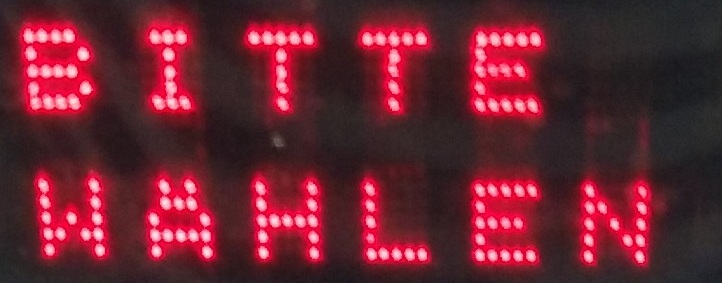
#> input picture import/cellphone/p1.jpg, 722 x 283 px, found by its file name
$ python image-test.py
#> lines starting #> are read from the running program, lines starting #| are printed output that depends on the picture; after the words box and inside, x2 and y2 are one past the last pixel; in counts of white or black regions, pixels touching at a corner belong together
# -*- coding: utf-8 -*-
"""
Created on Fri Apr 21 09:22:52 2017

@author: Saleh Firoozabadi
"""

import numpy as np
from matplotlib import pyplot as plt
#from imutils.perspective import four_point_transform
#from imutils import contours
#import imutils
import cv2
from PIL import Image, ImageFilter
import PIL.ImageOps
import glob, os


#image importing and resizing

img = cv2.imread ('import\cellphone\p1.jpg')
#> img is the input picture: shape (283, 722, 3); mean B, G, R 49.2, 36.6, 103.7

#def imageprocessing (img):
size =1000,500
imgresized = cv2.resize(img,size)
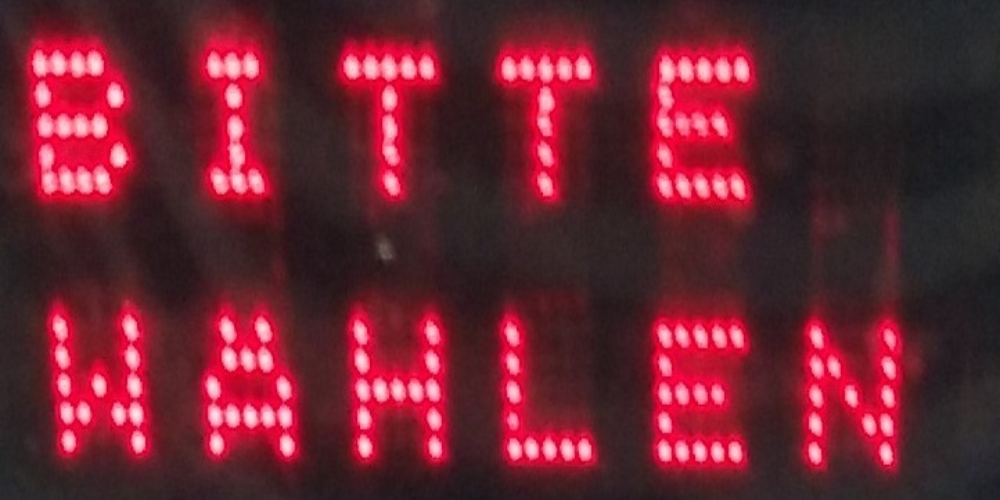
#> imgresized: shape (500, 1000, 3); mean B, G, R 49.1, 36.5, 103.6
x,y = imgresized.shape[1], imgresized.shape[0]
#> x = 1000; y = 500

#image modification

img_kernel = cv2.getStructuringElement(cv2.MORPH_ELLIPSE, (1, 5))
img_gray = cv2.cvtColor(imgresized, cv2.COLOR_BGR2GRAY)
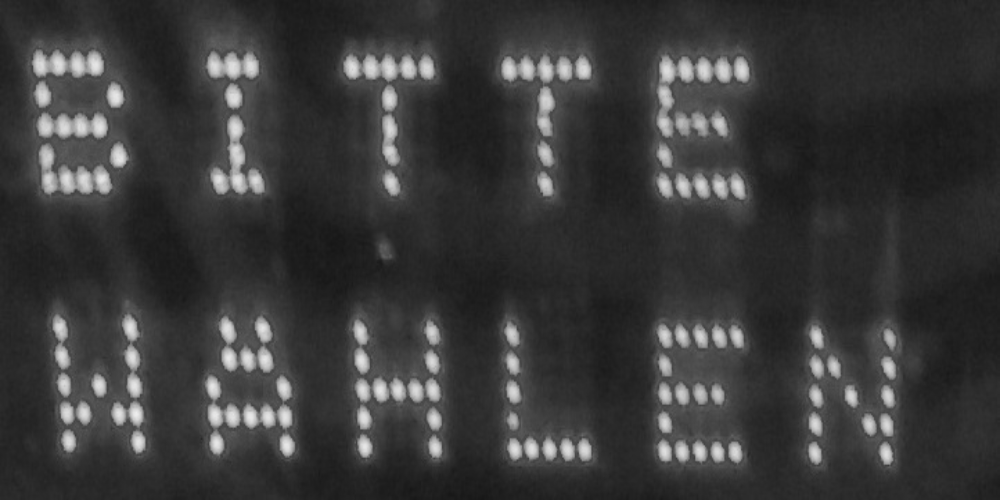
#> img_gray: shape (500, 1000); min 22, max 237, mean 58
img_blurred = cv2.GaussianBlur(img_gray, (5, 5), 0)
img_thresh = cv2.threshold(img_blurred, 0, 255,
cv2.THRESH_BINARY_INV | cv2.THRESH_OTSU)[1]
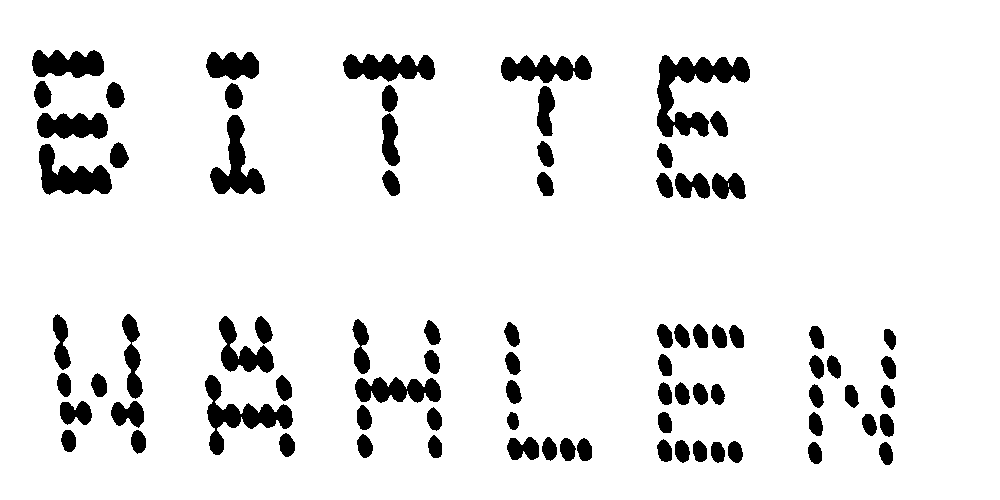
#> img_thresh: shape (500, 1000); 91.5% white; 81 black regions, largest, box (x1, y1, x2, y2) and area: (657, 55, 750, 137) 3148, (205, 375, 293, 455) 2183, (39, 144, 112, 195) 1935
img_thresh1 = cv2.morphologyEx(img_thresh, cv2.MORPH_OPEN, img_kernel)
#> img_thresh1: shape (500, 1000); 91.5% white; 67 black regions, largest, box (x1, y1, x2, y2) and area: (657, 55, 750, 137) 3153, (343, 54, 435, 166) 2832, (205, 375, 295, 457) 2799

# dilation erosion
kernel1 = np.ones((3,3),np.uint8)
kernel2 = np.ones((20,20),np.uint8)
kernel3 = np.ones((2,2),np.uint8)
dilation = cv2.dilate(img_thresh1,kernel1,iterations = 1)
#> dilation: shape (500, 1000); 93.5% white; 71 black regions, largest, box (x1, y1, x2, y2) and area: (658, 56, 749, 136) 2496, (344, 55, 434, 165) 2248, (206, 376, 292, 454) 1919
erosion = cv2.erode(dilation,kernel2,iterations = 1)
#> erosion: shape (500, 1000); 76% white; 11 black regions, largest, box (x1, y1, x2, y2) and area: (24, 42, 138, 203) 14399, (649, 47, 759, 208) 13639, (649, 316, 753, 472) 12359
saleh = cv2.dilate(erosion,kernel3,iterations = 1)
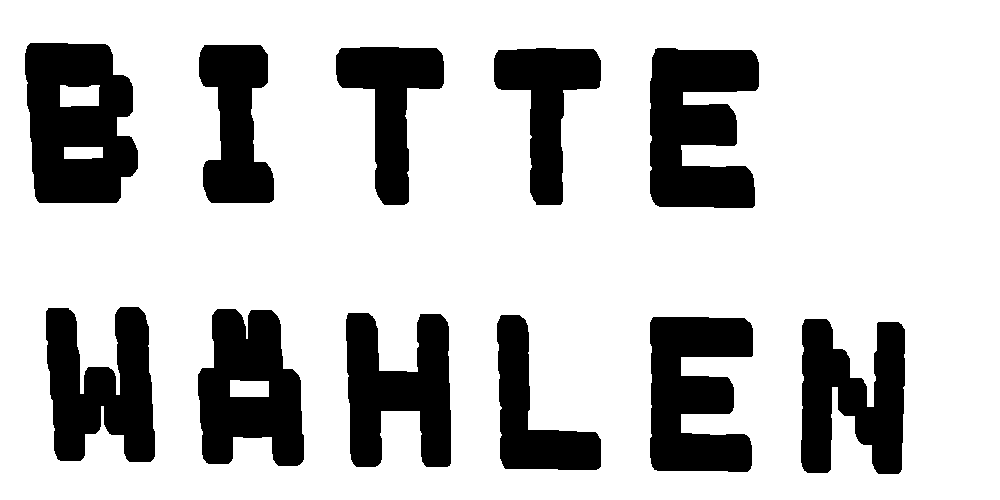
#> saleh: shape (500, 1000); 76.8% white; 11 black regions, largest, box (x1, y1, x2, y2) and area: (25, 43, 138, 203) 13995, (650, 48, 759, 208) 13233, (650, 317, 753, 472) 11970

# Cropping the image in left and up

ixx = np.argmin(saleh, axis=0) # index of first zero in columns
#> ixx = 1000 values, max 440 at index 801, min 0 at index 0, mean 81.59
ymin = np.min(ixx[np.nonzero(ixx)]) # the lowest nonzero value in ixx showing the lowest row # containing zero
#> ymin = 43

ixy = np.argmin(saleh, axis=1)
#> ixy = 500 values, max 878 at index 473, min 0 at index 0, mean 42.96
xmin = np.min(ixy[np.nonzero(ixy)])
#> xmin = 25


# Cropping the image in right and down

flipudsaleh = np.flipud(saleh)
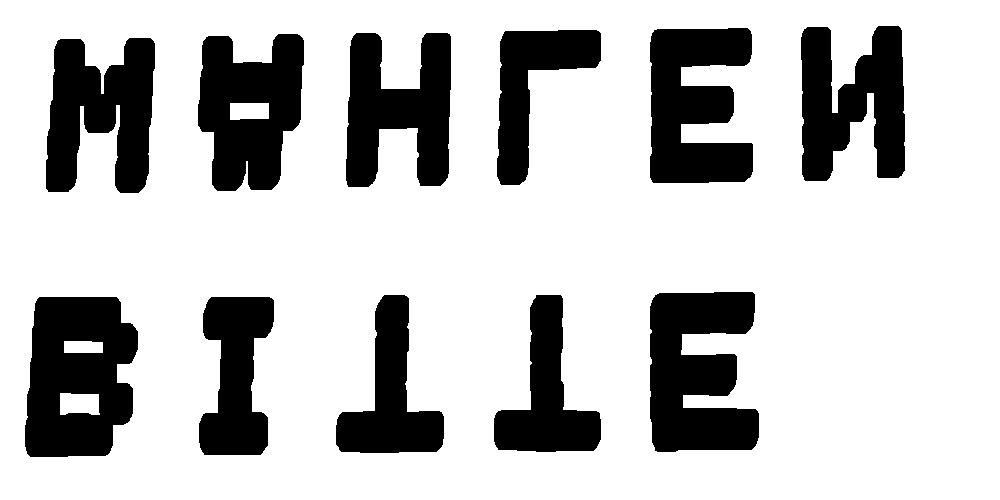
#> flipudsaleh: shape (500, 1000); 76.8% white; 11 black regions, largest, box (x1, y1, x2, y2) and area: (25, 297, 138, 457) 13995, (650, 292, 759, 452) 13233, (650, 28, 753, 183) 11970
flipsaleh = np.fliplr(flipudsaleh)
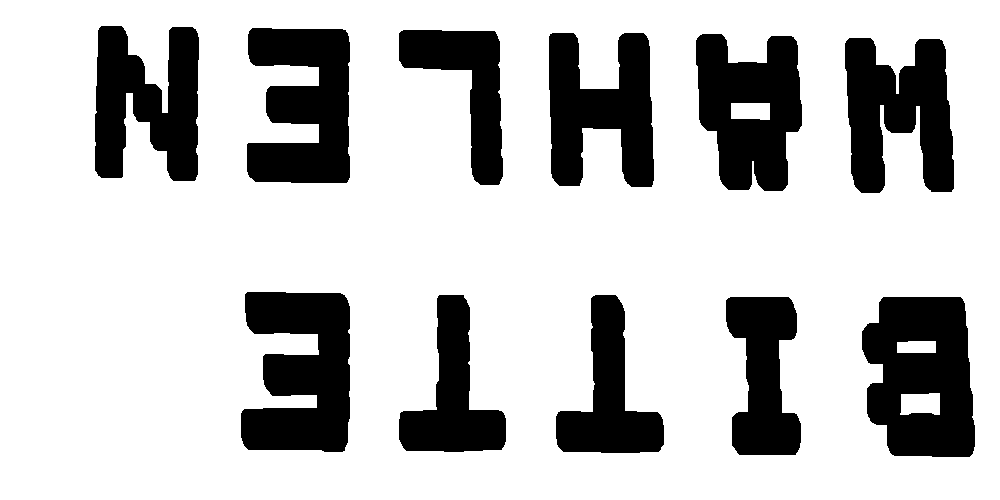
#> flipsaleh: shape (500, 1000); 76.8% white; 11 black regions, largest, box (x1, y1, x2, y2) and area: (862, 297, 975, 457) 13995, (241, 292, 350, 452) 13233, (247, 28, 350, 183) 11970

ixx2 = np.argmin(flipsaleh, axis=0)
#> ixx2 = 1000 values, max 425 at index 663, min 0 at index 0, mean 43.52
ymaxtemp = np.min(ixx2[np.nonzero(ixx2)])
#> ymaxtemp = 26
ymax = y-1-ymaxtemp
#> ymax = 473

ixy2 = np.argmin(flipsaleh, axis=1)
#> ixy2 = 500 values, max 932 at index 456, min 0 at index 0, mean 137.8
xmaxtemp = np.min(ixy2[np.nonzero(ixy2)])
#> xmaxtemp = 95
xmax = x-1-xmaxtemp
#> xmax = 904

final = saleh [ymin:ymax ,xmin:xmax]
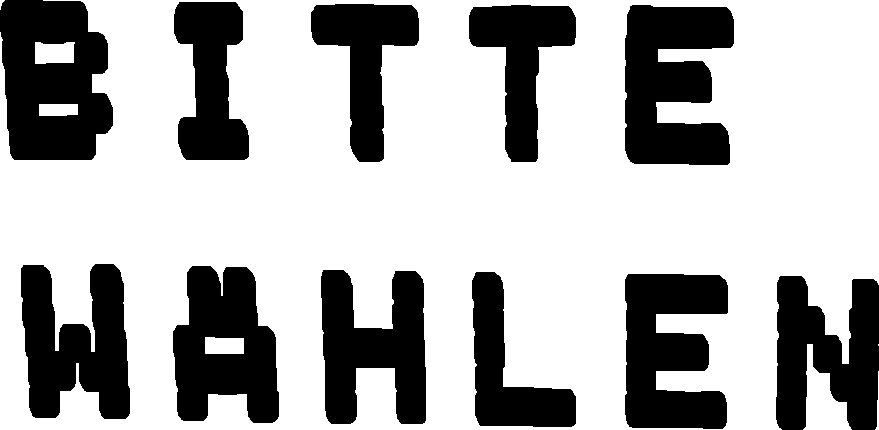
#> final: shape (430, 879); 69.3% white; 11 black regions, largest, box (x1, y1, x2, y2) and area: (0, 0, 113, 160) 13995, (625, 5, 734, 165) 13233, (625, 274, 728, 429) 11970
cv2.imwrite ('1.png', final)

$ run again, with import/cellphone/p10.jpg copied over import/cellphone/p1.jpg
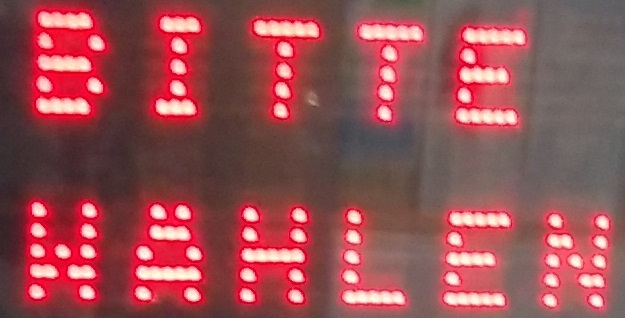
#> input picture import/cellphone/p10.jpg, 625 x 318 px, found by its file name
#> img is the input picture: shape (318, 625, 3); mean B, G, R 84, 80.1, 149.8
#> `img_thresh = cv2.threshold(img_blurred, 0, 255, cv2.THRESH_BINARY_INV ..`:
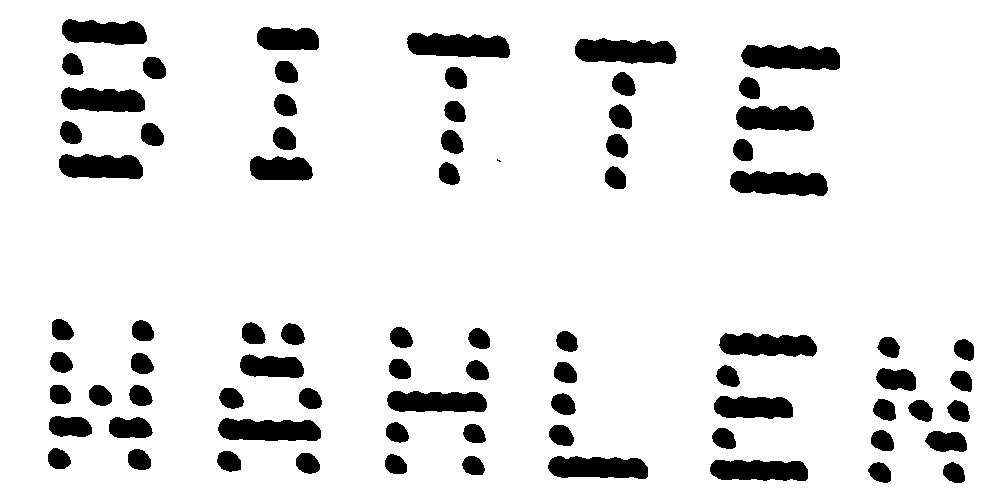
#> img_thresh: shape (500, 1000); 89.4% white; 77 black regions (1 under 20 px), largest, box (x1, y1, x2, y2) and area: (575, 38, 677, 64) 2103, (407, 33, 510, 58) 2073, (741, 45, 840, 70) 2049
#> img_thresh1: shape (500, 1000); 89.4% white; 77 black regions (1 under 20 px), largest, box (x1, y1, x2, y2) and area: (575, 38, 677, 64) 2103, (407, 33, 510, 58) 2074, (741, 45, 840, 70) 2049
#> dilation: shape (500, 1000); 91.2% white; 76 black regions, largest, box (x1, y1, x2, y2) and area: (576, 39, 675, 63) 1824, (408, 34, 509, 57) 1795, (742, 46, 839, 69) 1769
#> erosion: shape (500, 1000); 71.5% white; 11 black regions, largest, box (x1, y1, x2, y2) and area: (51, 11, 175, 188) 16655, (40, 311, 163, 479) 15511, (209, 315, 331, 483) 14847
#> saleh: shape (500, 1000); 72.4% white; 11 black regions, largest, box (x1, y1, x2, y2) and area: (52, 12, 175, 188) 16166, (41, 312, 163, 479) 15021, (210, 316, 331, 483) 14422
#> ixx = 1000 values, max 462 at index 861, min 0 at index 0, mean 103
#> ymin = 12
#> ixy = 500 values, max 876 at index 491, min 0 at index 0, mean 68.19
#> xmin = 41
#> flipudsaleh: shape (500, 1000); 72.4% white; 11 black regions, largest, box (x1, y1, x2, y2) and area: (52, 312, 175, 488) 16166, (41, 21, 163, 188) 15021, (210, 17, 331, 184) 14422
#> flipsaleh: shape (500, 1000); 72.4% white; 11 black regions, largest, box (x1, y1, x2, y2) and area: (825, 312, 948, 488) 16166, (837, 21, 959, 188) 15021, (669, 17, 790, 184) 14422
#> ixx2 = 1000 values, max 436 at index 481, min 0 at index 0, mean 53.48
#> ymaxtemp = 8
#> ymax = 491
#> ixy2 = 500 values, max 929 at index 187, min 0 at index 0, mean 121
#> xmaxtemp = 17
#> xmax = 982
#> `final = saleh [ymin:ymax ,xmin:xmax]`:
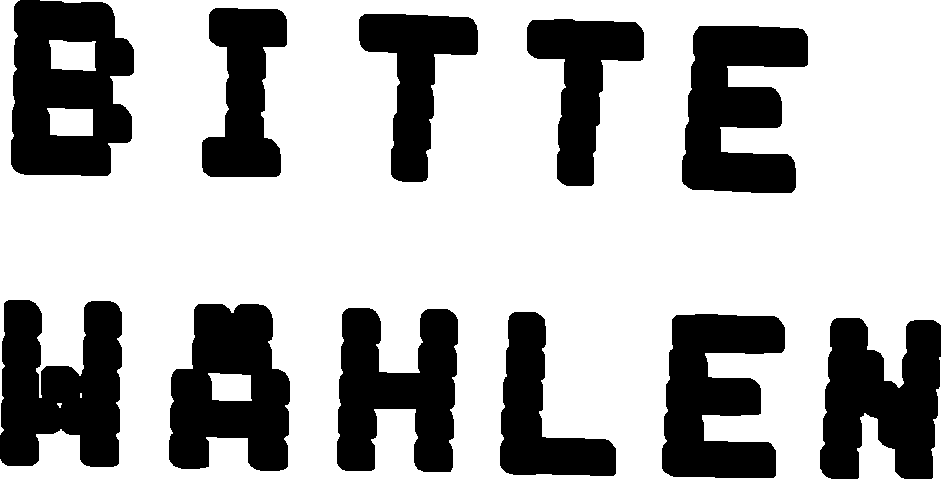
#> final: shape (479, 941); 69.4% white; 11 black regions, largest, box (x1, y1, x2, y2) and area: (11, 0, 134, 176) 16166, (0, 300, 122, 467) 15021, (169, 304, 290, 471) 14422

$ run again, with import/cellphone/p11.jpg copied over import/cellphone/p1.jpg
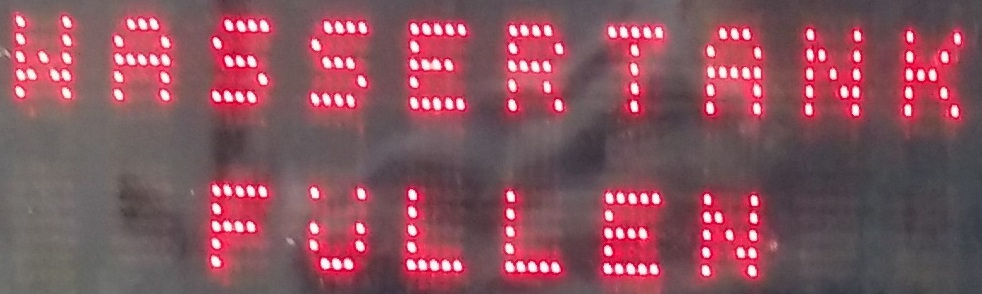
#> input picture import/cellphone/p11.jpg, 982 x 294 px, found by its file name
#> img is the input picture: shape (294, 982, 3); mean B, G, R 93.4, 83.3, 134.5
#> `img_thresh = cv2.threshold(img_blurred, 0, 255, cv2.THRESH_BINARY_INV ..`:
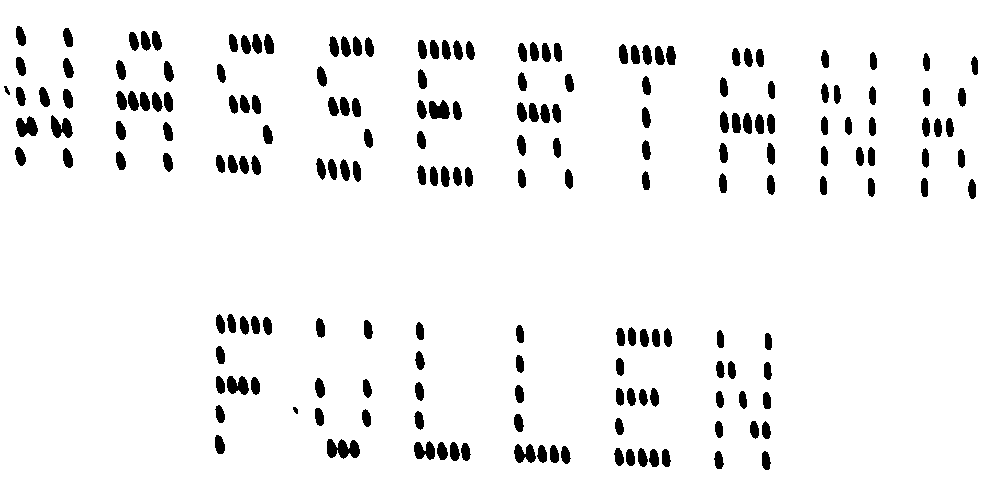
#> img_thresh: shape (500, 1000); 94.7% white; 192 black regions, largest, box (x1, y1, x2, y2) and area: (327, 439, 360, 459) 457, (51, 115, 73, 138) 324, (16, 116, 38, 137) 323
#> dilation: shape (500, 1000); 96.8% white; 193 black regions (2 under 20 px), largest, box (x1, y1, x2, y2) and area: (17, 118, 37, 136) 224, (430, 102, 449, 118) 221, (52, 117, 71, 137) 205
#> erosion: shape (500, 1000); 74.7% white; 18 black regions, largest, box (x1, y1, x2, y2) and area: (0, 18, 83, 177) 9846, (812, 42, 886, 205) 9266, (707, 323, 781, 479) 9052
#> saleh: shape (500, 1000); 75.7% white; 18 black regions, largest, box (x1, y1, x2, y2) and area: (0, 19, 83, 177) 9513, (813, 43, 886, 205) 8885, (708, 324, 781, 479) 8690
#> ixx = 1000 values, max 438 at index 407, min 0 at index 83, mean 48.18
#> ymin = 19
#> ixy = 500 values, max 964 at index 207, min 0 at index 0, mean 114.2
#> xmin = 8
#> flipudsaleh: shape (500, 1000); 75.7% white; 18 black regions, largest, box (x1, y1, x2, y2) and area: (0, 323, 83, 481) 9513, (813, 295, 886, 457) 8885, (708, 21, 781, 176) 8690
#> flipsaleh: shape (500, 1000); 75.7% white; 18 black regions, largest, box (x1, y1, x2, y2) and area: (917, 323, 1000, 481) 9513, (114, 295, 187, 457) 8885, (219, 21, 292, 176) 8690
#> ixx2 = 1000 values, max 438 at index 717, min 0 at index 0, mean 126.4
#> ymaxtemp = 21
#> ymax = 478
#> ixy2 = 500 values, max 971 at index 480, min 0 at index 0, mean 127.1
#> xmaxtemp = 13
#> xmax = 986
#> `final = saleh [ymin:ymax ,xmin:xmax]`:
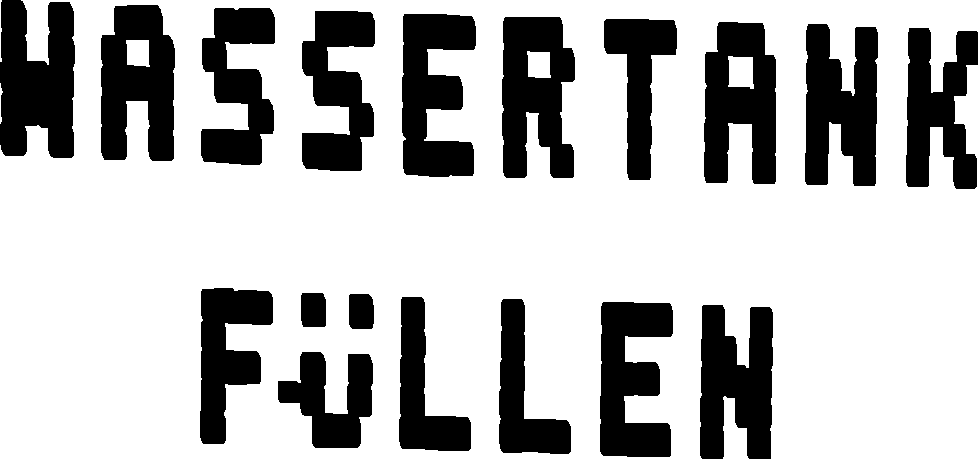
#> final: shape (459, 978); 73% white; 18 black regions, largest, box (x1, y1, x2, y2) and area: (0, 0, 75, 158) 9345, (805, 24, 878, 186) 8885, (700, 305, 773, 459) 8670

$ run again, with import/cellphone/p13.jpg copied over import/cellphone/p1.jpg
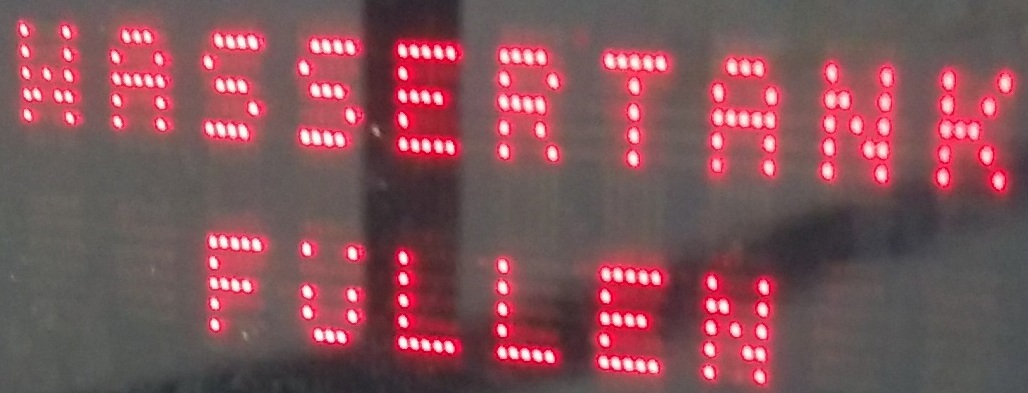
#> input picture import/cellphone/p13.jpg, 1028 x 393 px, found by its file name
#> img is the input picture: shape (393, 1028, 3); mean B, G, R 88.3, 82.6, 128.1
#> img_thresh: shape (500, 1000); 94.3% white; 134 black regions (2 under 20 px), largest, box (x1, y1, x2, y2) and area: (693, 139, 754, 163) 971, (588, 67, 649, 91) 953, (485, 119, 531, 144) 739
#> dilation: shape (500, 1000); 96.2% white; 136 black regions, largest, box (x1, y1, x2, y2) and area: (589, 69, 648, 89) 714, (694, 140, 753, 162) 707, (486, 121, 530, 143) 541
#> erosion: shape (500, 1000); 75.3% white; 18 black regions, largest, box (x1, y1, x2, y2) and area: (792, 75, 877, 240) 10423, (684, 67, 765, 232) 9631, (676, 344, 757, 496) 9294
#> saleh: shape (500, 1000); 76.3% white; 18 black regions, largest, box (x1, y1, x2, y2) and area: (793, 76, 877, 240) 10035, (685, 68, 765, 232) 9263, (677, 345, 757, 496) 8936
#> ixx = 1000 values, max 462 at index 677, min 0 at index 0, mean 56.68
#> ymin = 23
#> ixy = 500 values, max 963 at index 248, min 0 at index 0, mean 206.4
#> xmin = 12
#> flipudsaleh: shape (500, 1000); 76.3% white; 18 black regions, largest, box (x1, y1, x2, y2) and area: (793, 260, 877, 424) 10035, (685, 268, 765, 432) 9263, (677, 4, 757, 155) 8936
#> flipsaleh: shape (500, 1000); 76.3% white; 18 black regions, largest, box (x1, y1, x2, y2) and area: (123, 260, 207, 424) 10035, (235, 268, 315, 432) 9263, (243, 4, 323, 155) 8936
#> ixx2 = 1000 values, max 452 at index 987, min 0 at index 0, mean 125.9
#> ymaxtemp = 4
#> ymax = 495
#> ixy2 = 500 values, max 967 at index 475, min 0 at index 0, mean 208.8
#> xmaxtemp = 8
#> xmax = 991
#> `final = saleh [ymin:ymax ,xmin:xmax]`:
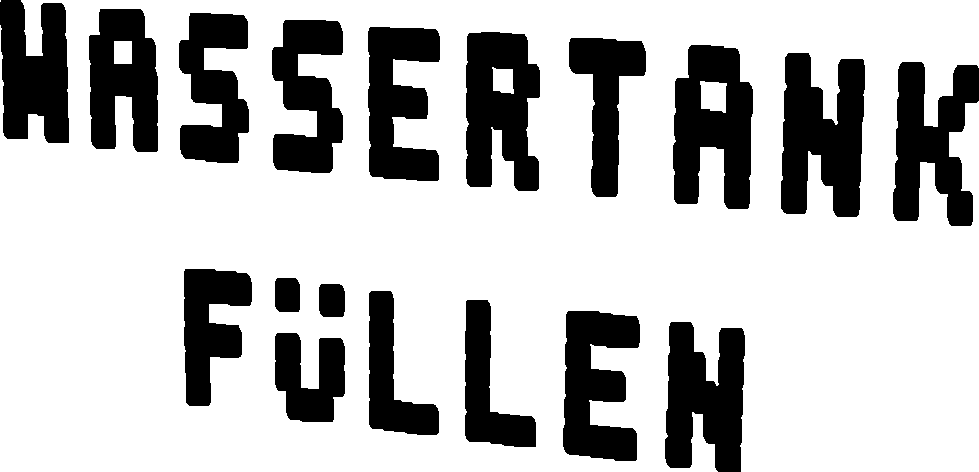
#> final: shape (472, 979); 74.4% white; 18 black regions, largest, box (x1, y1, x2, y2) and area: (781, 53, 865, 217) 10035, (673, 45, 753, 209) 9263, (665, 322, 745, 472) 8915
